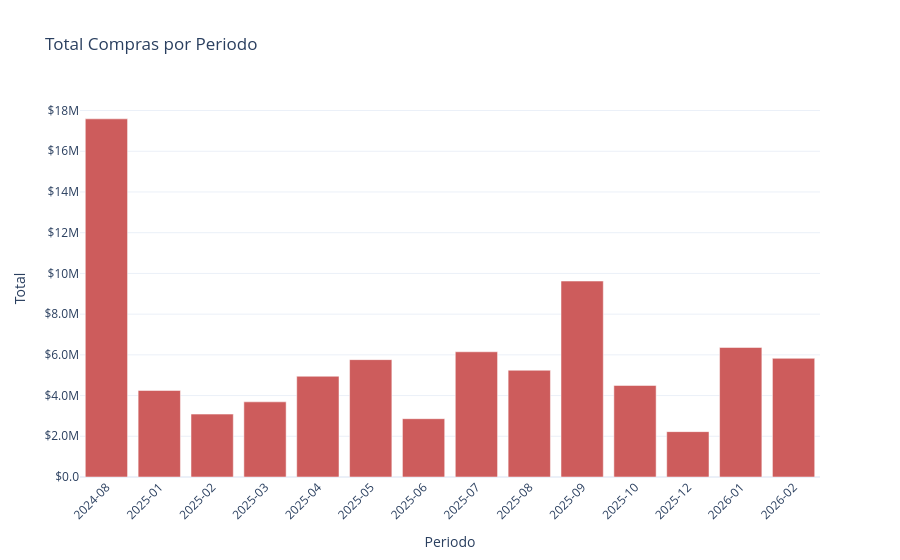

Notebook code for this chart:
### Code cell
import plotly.express as px

# 1. Preparación (Asegúrate de convertir el periodo a texto para evitar los huecos)
resumen_compras_mes = (
    compras
    .groupby("Periodo")["Total"]
    .sum()
    .reset_index()
)
resumen_compras_mes["Periodo"] = resumen_compras_mes["Periodo"].astype(str)

# 2. Gráfico
fig = px.bar(
    resumen_compras_mes, 
    x="Periodo", 
    y="Total",
    title="Total Compras por Periodo",
    color_discrete_sequence=["#CD5C5C"] # Rojo similar al de tu imagen
)

# 3. El truco para quitar los huecos y poner el formato $18M
fig.update_layout(
    template="plotly_white",
    xaxis_tickangle=-45,
    # ESTA LÍNEA QUITA LOS HUECOS:
    xaxis_type='category', 
    # ESTA LÍNEA PONE EL FORMATO $18M:
    yaxis_tickformat="$.2s", 
    hovermode="x unified"
)

# Personalizar el texto al pasar el mouse
fig.update_traces(
    hovertemplate="<b>Periodo:</b> %{x}<br><b>Total:</b> $%{y:,.0f}"
)

fig.show()

### Figure 1 — Plotly figure (JSON) as saved in the notebook; plotly's stock layout.template omitted (floating-point values rounded to 4 significant figures)
{"data": [{"alignmentgroup": "True", "hovertemplate": "<b>Periodo:</b> %{x}<br><b>Total:</b> $%{y:,.0f}", "legendgroup": "", "marker": {"color": "#CD5C5C", "pattern": {"shape": ""}}, "name": "", "offsetgroup": "", "orientation": "v", "showlegend": false, "textposition": "auto", "type": "bar", "x": ["2024-08", "2025-01", "2025-02", "2025-03", "2025-04", "2025-05", "2025-06", "2025-07", "2025-08", "2025-09", "2025-10", "2025-12", "2026-01", "2026-02"], "xaxis": "x", "y": [17591988, 4249653, 3089645, 3692100, 4949213, 5764664, 2863814, 6150784, 5242819, 9624248, 4496786, 2227879, 6363951, 5828876], "yaxis": "y"}], "layout": {"barmode": "relative", "hovermode": "x unified", "legend": {"tracegroupgap": 0}, "title": {"text": "Total Compras por Periodo"}, "xaxis": {"anchor": "y", "domain": [0, 1], "tickangle": -45, "title": {"text": "Periodo"}, "type": "category"}, "yaxis": {"anchor": "x", "domain": [0, 1], "tickformat": "$.2s", "title": {"text": "Total"}}}}
